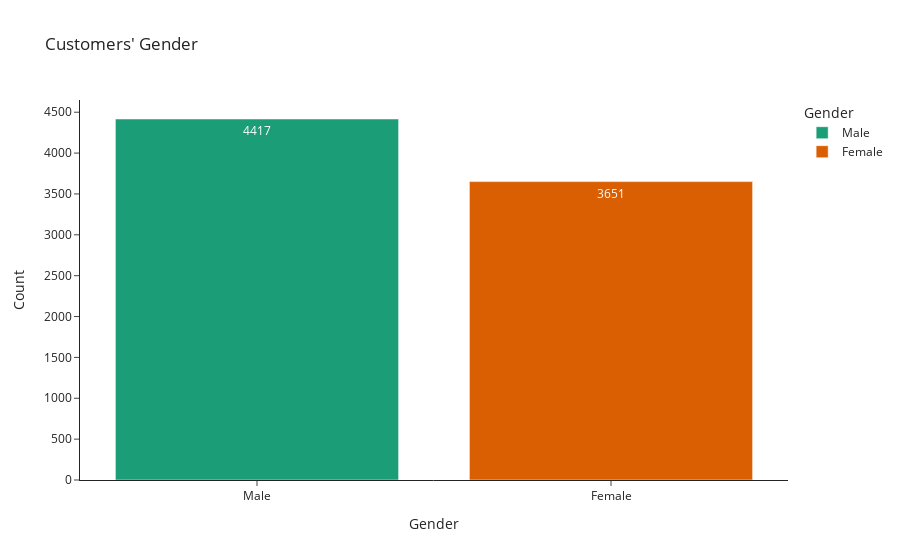

The notebook cell saved with this chart:
### Code cell
group_gender = data_train['Gender'].value_counts().reset_index(name = 'count')

fig_gender = px.bar(group_gender, x = 'Gender', y = 'count',
                         title = "Customers' Gender",
                         labels = {'count': 'Count', 'Gender': 'Gender'},
                         color = 'Gender',
                         text = 'count',
                         text_auto=True,
                         color_discrete_sequence=px.colors.qualitative.Dark2,
                         template='simple_white')

fig_gender.show()

### Figure 1 — Plotly figure (JSON) as saved in the notebook; plotly's stock layout.template omitted (floating-point values rounded to 4 significant figures)
{"data": [{"alignmentgroup": "True", "hovertemplate": "Gender=%{x}<br>Count=%{text}<extra></extra>", "legendgroup": "Male", "marker": {"color": "rgb(27,158,119)", "pattern": {"shape": ""}}, "name": "Male", "offsetgroup": "Male", "orientation": "v", "showlegend": true, "text": [4417], "textposition": "auto", "texttemplate": "%{y}", "type": "bar", "x": ["Male"], "xaxis": "x", "y": [4417], "yaxis": "y"}, {"alignmentgroup": "True", "hovertemplate": "Gender=%{x}<br>Count=%{text}<extra></extra>", "legendgroup": "Female", "marker": {"color": "rgb(217,95,2)", "pattern": {"shape": ""}}, "name": "Female", "offsetgroup": "Female", "orientation": "v", "showlegend": true, "text": [3651], "textposition": "auto", "texttemplate": "%{y}", "type": "bar", "x": ["Female"], "xaxis": "x", "y": [3651], "yaxis": "y"}], "layout": {"barmode": "relative", "legend": {"title": {"text": "Gender"}, "tracegroupgap": 0}, "title": {"text": "Customers' Gender"}, "xaxis": {"anchor": "y", "categoryarray": ["Male", "Female"], "categoryorder": "array", "domain": [0, 1], "title": {"text": "Gender"}}, "yaxis": {"anchor": "x", "domain": [0, 1], "title": {"text": "Count"}}}}
